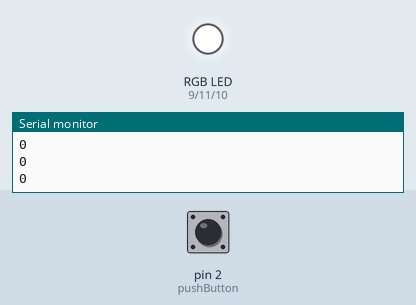
This sketch was run on a simulated Arduino Uno, built with avr-gcc and run on an emulated ATmega328P. Parts: an RGB LED mixed from three pins (HIGH = lit), the last lines printed to the serial monitor. Inputs (shaded band) come from the test bench; at power-on: pin 2 (pushButton) LOW.

Above: at 2.8 s.
2.9 s: pin 2 (pushButton) pulled HIGH for 1.2 s
At 4.76 s:
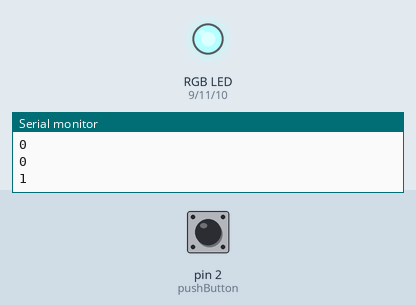
At 12.0 s:
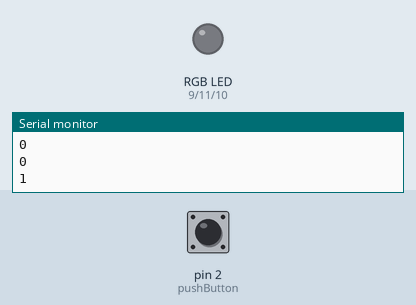
13.4 s: pin 2 (pushButton) pulled HIGH for 3.2 s
At 17.02 s:
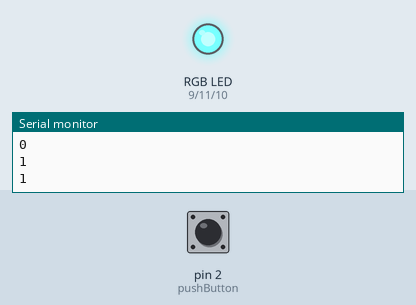
Timing chart, 0 to 27.3 s (numbered marks = the images above; inputs shaded):
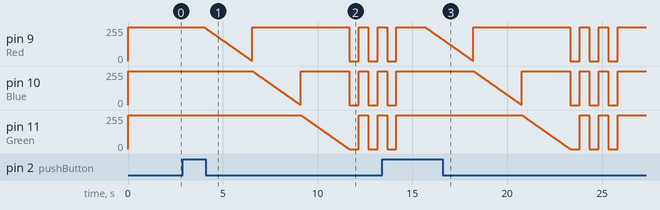

The sketch:

RGB_LED_TOUCH.ino
```cpp
int pushButton = 2;
int Red=9;
int Blue=10;
int Green=11;
void setup() {
  pinMode(9, OUTPUT);
  pinMode(10, OUTPUT);
  pinMode(11, OUTPUT);
  Serial.begin(9600);
  pinMode(pushButton, INPUT);
}

void loop() {
int fadeAmount = 5;
    digitalWrite(Red, OUTPUT);
    digitalWrite(Blue, OUTPUT);
    digitalWrite(Green, OUTPUT);
  int buttonState = digitalRead(pushButton);
  Serial.println(buttonState);
  delay(1000);

  if(buttonState==1){

    for(int i=255;i>0;i--){
    analogWrite(Red, i);
    delay(10);
    }
    analogWrite(Red, 255);

    for(int i=255;i>0;i--){
    analogWrite(Blue, i);
    delay(10);
    }
    analogWrite(Blue, 255);
    for(int i=255;i>0;i--){
    analogWrite(Green, i);
    delay(10);
    }
    analogWrite(Green, 255);
    for(int i=0;i<3;i++){
     analogWrite(Red, 0);
     analogWrite(Blue, 0);
     analogWrite(Green, 0);
     delay(500);
     analogWrite(Red, 255);
     analogWrite(Blue, 255);
     analogWrite(Green, 255);
     delay(500);
  }


  }

}
```
